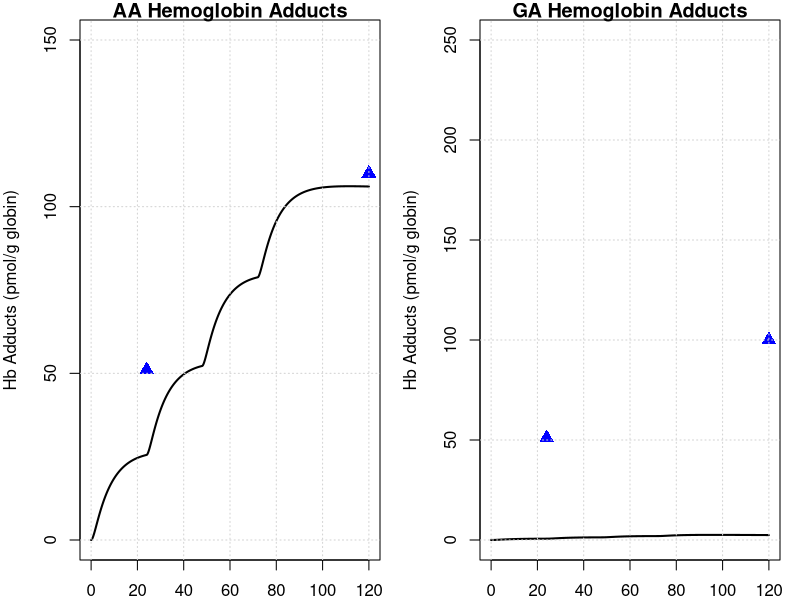

Write R code to recreate this figure.
library(deSolve) ; library(minpack.lm)
graphics.off()

# body weight in kg
BW = 70 
# fractions of BW
##https://journals.sagepub.com/doi/pdf/10.1177/ANIB_32_3-4
F_B = 0.079 
F_B_AB = 0.35 #fraction: arterial blood of blood volume

F_B_VB = 0.65 #fraction: venous blood of blood volume
F_Li = 0.026
F_Ki = 0.0044
F_T = 1-(F_B+F_Li+F_Ki)
# organ volumes in L
V_AB <- BW*F_B*F_B_AB 
V_VB <- BW*F_B*F_B_VB 

V_T <- BW*F_T
V_Ki <- BW*F_Ki
V_Li <- BW*F_Li

#mixed venous delay compartment volume
V_mix <- V_VB

# cardiac output in L/(kg*h)
##https://journals.sagepub.com/doi/pdf/10.1177/ANIB_32_3-4
QCC = 16        #12.5 # maybe 14 or 6.5 check?
Q_C = QCC*BW^0.75
#FQ_P = 2.5/100 Trine: We don't have a lung compartment in this model
FQ_Li = 0.255
FQ_Ki = 0.19 #total - there is also an aterial flow rate 
FQ_T = 1 -( FQ_Li + FQ_Ki) # +FQ_P) Trine: We don't have a lung compartment in this model
Q_Li <- Q_C*FQ_Li
Q_Ki <- Q_C*FQ_Ki
Q_T <- Q_C*FQ_T

MW_aa = 71   # mg/mmol
MW_ga = 87   # mg/mmol
MW_GSH = 307.32 # mg/mmol
k_0_GSH = 7   # from Sweeney paper.
MW_GSH = 307.32     # mg/mmol

# partition coefficient 
pAA_TB = .2        # Tissue::blood partition AA, Sweeney et al (2010) paper
pAA_KiB = 0.8      # Kidney::blood partition AA, Sweeney et al (2010) paper
pAA_LiB = 0.4      # liver::blood partition AA, Sweeney et al (2010) paper
# Maybe we said it earlier and these parameters are not sensitive to the model, but from which paper did you get the values of these partition coefs., 
# in the paper of Sweeney and of Li are different pAA_LiB = 0.4 and pAA_KiB = 0.8.

# reaction rate constants 
k_AAuptake = 1 #1/h

k_onAA_T = 0.028  #1/h     # we took it from Sweenney
k_onAA_B = 0.003 #0.036  #1/h # 0.036 h⁻¹ corresponds to tissue binding (KPBS1)in Sweeney, not blood
k_onAA_Li = 0.71 #1/h
k_onAA_Ki = 0.13 #1/h

# from 0.23 to 0.35
k_cl_GSH = 0.035   # 1/h   #  Reed et al. 2008 'A mathematical model of glutathione metabolism'
# doi:10.1186/1742-4682-5-8

# k_onAA_GSH = 0.55 # L/(mmol h)
# check, we do not use it any more.
k_exc_AAMA = 0.049  ## ##MK Furh et al. report on Elimination half-life of AAMA as ~17.4 h, then k_exc_AAMA=0.0398 h-1#
# 'Toxicokinetics of acrylamide in humans after ingestion of a defined dose in a test meal to improve risk assessment for acrylamide carcinogenicity'
# DOI: 10.1158/1055-9965.EPI-05-0647
# 0.049 #1/h or 0.13 # this will change the shape

# Maximum velocity for enzymatic reaction 
V_max_p450 = 0.5 * BW^0.7 #9 /MW_aa*BW^0.7  # mg/h  from Sweenney paper, checked!
# maximum rate of GA and AA conjugation with GSH (mg/(h BW^0.7))
Vmax_AA_GSH <- 22 * BW^0.7 #24*BW^0.7 # from the Sweeny  fitted   mg/h

# +++++++++++++++++++++++++++++++++++++++++++++++++++++++++++++++++
# PARAMETERS FOR GA
# +++++++++++++++++++++++++++++++++++++++++++++++++++++++++++++++++
# partition coefficient
pGA_TB = 1.35 # Have been calculated from the Doerge et al 2005 paper on TK in mice
pGA_LiB = 0.63 # Have been calculated from the Doerge et al 2005 paper on TK in mice
pGA_KiB = .3

#k_onGA_GSH = 0.8 #L/(mmol h)
k_onGA_T = 0.69        #1/h
k_onGA_B = 0.108       #1/h
k_onGA_Ki = k_onAA_T/2 #1/h
k_onGA_Li = 0.115      #1/h

k_exc_GAMA = 0.027   ##MK Furh et al. report on Elimination half-life of GAMA: ~25.1 hours, then k_exc_GAMA = 0.0276 h-1##  
# 0.077 #1/h  # or 0.027 # from sweeney # 
k_exc_GAOH = 0.077     # 1/h  # from sweeney
# (removed as no longer used) k_exc_GA <- .4         # 1/h Q_Ki*0.025

# Maximum velocity for enzymatic reaction 
V_max_EH = 20 *BW^0.7  
KM_p450 = 10.0
KM_EH = 100.0
# maximum rate of GA and AA conjugation with GSH (mg/(h BW^0.7))
Vmax_GA_GSH <- 20*BW^0.7 # from the Sweeny ( Vmax_GC2 )  fitted   mg/h

KMG1 = 100  # In Sweeney: KMG1 = 100 mg/L (human)  #50  #!Km with respect to AA for GSH conjugation mg/L (from Sweeny code) 
# Trine: This should be mg. Delete the term MW_aa
# Sweeney has this parameter for rats ans 100 mg/L why did you use this number and why divived by MW??

KMGG <- 0.1 * MW_GSH # In Sweeney: KMGG = 0.1 mM # .1/MW_GSH        # !KM with respect to GSH for AA or GA conjugation with GSH mmol/L. Trine: should be mg/L
####and that this is 307 mg/L #This comment is wrong ignore
KMG2 = 100  #!Km with respect to GA for GSH conjugation mM. Trine: This should be mg. Delete the term MW_aa
# The same comment as for KMG1

# from the code, not from paper
KPT_Li = 0.015    # !'protein turnover rate in liver'# this is confimred in the exp. values of Sweeney
KPT_Ki = 0.013    # !'protein turnover rate in kidney'# 1/h this is 0.012 in Sweeney, I guess its not much of difference
#KPTR   = 1        # !'protein turnover rate in rpt'# this is 0.012 in Li et.al
KPTS   = 0.0039   # !'protein turnover rate in spt'# and this they have it 0.0051 Sweeney and Li 0.0012 refering to Sweeney
KPTRB  = 0.00035  # (correct by Maria)    # !'protein turnover rate in rbc'# how did we get that?
KPTPL  = 0.012    # !'protein turnover rate in plasma'# Sweeney has 0.012 for this value

kpb_Li = 0.1    #!protein binding in liver
kpbk_ki = 0.08   #!protein binding in kidney
kpbr1 = 0.08  # !protein binding in rpt
kpbs1 = 0.08   #!protein binding in spt
kpbrb1 = 0.01 # !protein binding in rbc (hemoglobin binding)
kpbpl1 = 0.01   #!protein binding in plasma 
reactratio = 2.0  #!reactivity ratio with protein, AA/GA
kpb_Li_2 = kpb_Li/reactratio    #!protein binding in liver
kpbk2 = kpbk_ki/reactratio    #!protein binding in kidney
kpbr2 = kpbr1/reactratio    #!protein binding in rpt
kpbs2 = kpbs1/reactratio    #!protein binding in spt
kpbrb2 = kpbrb1/reactratio  #!protein binding in rbc (hemoglobin binding)
kpbpl2 = kpbpl1/reactratio  #!protein binding in plasma 

# +++++++++++++++++++++++++++++++++++++++++++++++++++++++++++++++++
# CORRECTED HB ADDUCT PARAMETERS
# +++++++++++++++++++++++++++++++++++++++++++++++++++++++++++++++++

# 2 Formation Constants (L/h)
K_FORM_AA_VAL =  7500  # !fmol AA-val/mg globin per mM AA-hr

K_FORM_GA_VAL <- 34000 # fmol GA-val/mg globin per mM GA-hr

# 3. Removal Constants (1/h)
# Adducts are removed with RBC turnover (Lifespan ~120 days)
# Should match KPTRB (Protein turnover in RBC)
K_REM_AA_VAL <- 0.000231 #AA-val adducts from RBC per hr
K_REM_GA_VAL <- 0.00231 #AA-val adducts from RBC per hr





# +++++++++++++++++++++++++++++++++++++++++++++++++++++++++++++++++
# create list of parameter
# +++++++++++++++++++++++++++++++++++++++++++++++++++++++++++++++++
params <- unlist(c(data.frame(pAA_TB, pAA_LiB, pAA_KiB,
                              pGA_TB, pGA_LiB, pGA_KiB,
                              k_onAA_T, k_onAA_B, k_onAA_Li,  k_onAA_Ki,
                              k_onGA_T, k_onGA_B, k_onGA_Li, k_onGA_Ki, 
                              k_exc_AAMA, k_exc_GAMA,
                              k_cl_GSH, V_max_p450, KM_p450, V_max_EH, KM_EH,
                              k_AAuptake)
))
yini <- c(m_AA_AB = 0.0, m_GA_AB = 0.0,      
          m_AA_VB = 0.0, m_GA_VB = 0.0,
          m_AA_mix = 0.0,   # AA amount in mixed venous delay compartment (mg)
          m_GA_mix = 0.0,   # GA amount in mixed venous delay compartment (mg)
          m_AA_Ki = 0.0, m_GA_Ki = 0.0, m_AA_dose = 0 ,
          m_AA_Li = 0.0, m_AAMA = 0.0, 
          m_GA_Li = 0.0, a_pb_GA_Li = 0.0,
          m_GAMA  = 0.0,       
          m_GSH_Li = k_0_GSH * V_Li * MW_GSH, 
          m_AA_T = 0.0, m_GA_T = 0.0,     m_GAOH = 0.0, 
          a_pb_AA_Ki = 0,  a_pb_AA_Li = 0,
          a_pb_GA_Ki = 0, a_pb_AA_T = 0, 
          a_pb_GA_T = 0,
          m_AA_Hb = 0.0,   # <-- AA-hemoglobin adduct (fmol adducts per mg globin)
          m_GA_Hb = 0.0    # <-- GA-hemoglobin adduct (fmol adducts per mg globin)
)
# ++++++++++++++++++++++++++++++++++++++++++++++++++++++++++++++++++
# PBPK model for Acrylamide (AA) with GA and mass-balance diagnostics
# ++++++++++++++++++++++++++++++++++++++++++++++++++++++++++++++++++
PBPKmodelAA <- function(t, state, parameter) {
  with(as.list(c(t, state, parameter)), {
    
    #----#---#  Model for AA  #---#---#
    # concentrations blood in the organs in mg/L
    c_AA_AB <- m_AA_AB / V_AB
    c_AA_VB <- m_AA_VB / V_VB
    c_AA_mix <- m_AA_mix / V_mix   # mixed compartment
    c_AA_T  <- m_AA_T  / V_T
    c_AA_Li <- m_AA_Li / V_Li   
    c_AA_Ki <- m_AA_Ki / V_Ki
    
    c_GSH_Li <- m_GSH_Li / V_Li
    
    # units checked -> mg/h
    dm_AA_dose <- - k_AAuptake * m_AA_dose
    
    # units checked -> mg/h
    # Arterial blood
    dm_AA_AB <- Q_C * (c_AA_VB - c_AA_AB) - k_onAA_B * c_AA_AB * V_AB
    
    # Mixed venous delay compartment: receives tissue outflows
    dm_AA_mix <- Q_T  * (c_AA_T  / pAA_TB) +
      Q_Li * (c_AA_Li / pAA_LiB) +
      Q_Ki * (c_AA_Ki / pAA_KiB) -
      Q_C  * c_AA_mix
    
    # Venous blood: receives flow from mixed compartment
    dm_AA_VB <- Q_C * (c_AA_mix - c_AA_VB) - k_onAA_B * c_AA_VB * V_VB
    
    # !terminal valine hemoglobin adducts
    # we define m_AA_Hb in unit as "fmol adducts per mg globin"
    dm_AA_Hb <- K_FORM_AA_VAL * (c_AA_VB / MW_aa) - K_REM_AA_VAL * m_AA_Hb
    
    
    
    
    # Kidney
    dm_AA_Ki <- Q_Ki * c_AA_AB - Q_Ki * (c_AA_Ki / pAA_KiB) - k_onAA_Ki * m_AA_Ki
    # protein turnover AA in Kidney
    da_pb_AA_Ki <- kpbk_ki * m_AA_Ki - a_pb_AA_Ki * KPT_Ki
    
    # liver metabolism (AA -> GA via P450 and AA -> AAMA via GSH conjugation)
    metAA_GSH  <- Vmax_AA_GSH * c_AA_Li * c_GSH_Li / ((KMG1 + c_AA_Li) * (KMGG + c_GSH_Li))
    metAA_P450 <- V_max_p450 * c_AA_Li / (KM_p450 + c_AA_Li)
    
    # Liver mass balance for AA
    dm_AA_Li <- Q_Li * (c_AA_AB - c_AA_Li / pAA_LiB) + k_AAuptake * m_AA_dose -
      k_onAA_Li * m_AA_Li - metAA_P450 - metAA_GSH
    # protein turnover AA in Liver
    da_pb_AA_Li <- kpb_Li * m_AA_Li - a_pb_AA_Li * KPT_Li
    
    # Tissue
    dm_AA_T <- Q_T * (c_AA_AB - c_AA_T / pAA_TB) - k_onAA_T * m_AA_T
    # protein turnover AA in Tissue
    da_pb_AA_T <- kpbs1 * m_AA_T - a_pb_AA_T * KPTS
    
    # Urine / metabolite AAMA (from AA via GSH conjugation)
    dm_AAMA <- metAA_GSH - m_AAMA * k_exc_AAMA
    
    
    ########################################################################################
    #-GA-#-GA-#  Model for GA  #-GA-#-GA-#    
    # concentrations blood in the organs in mg/L
    c_GA_AB <- m_GA_AB / V_AB
    c_GA_VB <- m_GA_VB / V_VB
    c_GA_T  <- m_GA_T  / V_T
    c_GA_Li <- m_GA_Li / V_Li
    c_GA_Ki <- m_GA_Ki / V_Ki
    c_GA_mix <- m_GA_mix / V_mix   # mixed compartment
    
    
    # Blood
    dm_GA_AB <- Q_C * (c_GA_VB - c_GA_AB) - k_onGA_B * m_GA_AB
    
    # Mixed venous delay compartment: receives tissue outflows
    dm_GA_mix <- Q_T  * (c_GA_T  / pGA_TB) +
      Q_Li * (c_GA_Li / pGA_LiB) +
      Q_Ki * (c_GA_Ki / pGA_KiB) -
      Q_C  * c_GA_mix
    
    # Venous blood: receives flow from mixed compartment
    dm_GA_VB <- Q_C * (c_GA_mix - c_GA_VB) - k_onGA_B * c_GA_VB * V_VB
    
    # hemoglobin
    dm_GA_Hb <- K_FORM_GA_VAL * ( c_GA_VB / MW_ga ) - K_REM_GA_VAL * m_GA_Hb
    
    
    
    # Kidney
    dm_GA_Ki <- Q_Ki * c_GA_AB - Q_Ki * (c_GA_Ki / pGA_KiB) - k_onGA_Ki * m_GA_Ki
    da_pb_GA_Ki <- kpbk_ki * m_GA_Ki - a_pb_GA_Ki * KPT_Ki
    
    # Liver metabolism for GA (and formation from AA via p450)
    metGA_GSH <- Vmax_GA_GSH * c_GSH_Li * c_GA_Li / ((c_GA_Li + KMG2) * (c_GSH_Li + KMGG))
    metGA_EH  <- V_max_EH  * c_GA_Li / (KM_EH + c_GA_Li)
    
    dm_GA_Li <- Q_Li * (c_GA_AB - c_GA_Li / pGA_LiB) - k_onGA_Li * m_GA_Li +
      metAA_P450 - metGA_GSH - metGA_EH
    # protein turnover GA in Liver
    da_pb_GA_Li <- kpb_Li_2 * m_GA_Li - a_pb_GA_Li * KPT_Li
    
    # GA metabolites (excretable)
    dm_GAMA  <- metGA_GSH - m_GAMA * k_exc_GAMA
    dm_GAOH  <- metGA_EH  - m_GAOH * k_exc_GAOH
    
    # Tissue
    dm_GA_T <- Q_T * (c_GA_AB - c_GA_T / pGA_TB) - k_onGA_T * m_GA_T
    da_pb_GA_T <- kpbs2 * m_GA_T - a_pb_GA_T * KPTS
    
    # GSH pool in liver (consumed by both AA and GA conjugation) # correction of the eqs.
    # earlier eq. 'production − clearance − consumption' 
    #This eq. 'GSH self-corrects to baseline, matches physiology, from Sweeney
    dm_GSH_Li <- k_cl_GSH * (k_0_GSH * V_Li * MW_GSH - m_GSH_Li) - metAA_GSH - metGA_GSH
    
    
    
    
    # -------------------------------------------------------------------------
    # Mass-balance diagnostics (do not change dynamics; returned as named outputs)
    # Total mass pools (AA, GA, and combined AA+GA + metabolites)
    total_AA_mass <- m_AA_AB + m_AA_VB + m_AA_T + m_AA_Li + m_AA_Ki + m_AAMA
    total_GA_mass <- m_GA_AB + m_GA_VB + m_GA_T + m_GA_Li + m_GA_Ki + m_GAMA + m_GAOH
    
    # Rate of change of total AA (sum of AA derivatives)
    dm_total_AA <- dm_AA_dose + dm_AA_AB + dm_AA_VB + dm_AA_T + dm_AA_Li + dm_AA_Ki + dm_AAMA
    # Rate of change of total GA (sum of GA derivatives)
    dm_total_GA <- dm_GA_AB + dm_GA_VB + dm_GA_T + dm_GA_Li + dm_GA_Ki + dm_GAMA + dm_GAOH
    
    # Combined pool derivative (AA + GA + excretable metabolites)
    combined_deriv <- dm_total_AA + dm_total_GA
    
    # Total excretion (rate at which mass leaves the modeled system)
    total_excretion_rate <- m_AAMA * k_exc_AAMA + m_GAMA * k_exc_GAMA + m_GAOH * k_exc_GAOH
    
    # For perfect mass conservation: combined_deriv + total_excretion_rate should be ~ 0
    # (because conversions AA->GA are internal transfers; only excretion removes mass)
    mass_balance_residual <- combined_deriv + total_excretion_rate
    
    # Flow/volume diagnostics
    flow_residual <- Q_C - (Q_T + Q_Li + Q_Ki)   # if non-zero, flows don't sum to cardiac output
    volume_sum    <- V_AB + V_VB + V_T + V_Li + V_Ki  # check if sum matches expected total blood/tissue volume
    
    # -------------------------------------------------------------------------
    # Return: first element must be vector of derivatives (in the same order as `state`)
    derivs <- c(
      dm_AA_AB,    dm_GA_AB,   
      dm_AA_VB,    dm_GA_VB,
      dm_AA_mix,         dm_GA_mix,
      dm_AA_Ki,    dm_GA_Ki,   dm_AA_dose,
      dm_AA_Li,    dm_AAMA,
      dm_GA_Li,    da_pb_GA_Li, dm_GAMA,
      dm_GSH_Li,   dm_AA_T,     dm_GA_T,
      dm_GAOH,
      da_pb_AA_Ki, da_pb_AA_Li,
      da_pb_GA_Ki, da_pb_AA_T, 
      da_pb_GA_T,
      dm_AA_Hb ,   # <-- AA-hemoglobin adduct
      dm_GA_Hb     # <-- GA-hemoglobin adduct
    )
    
    # Named diagnostics returned as additional items (deSolve will include them in output)
    return(list(    derivs,
      total_AA_mass = total_AA_mass,
      total_GA_mass = total_GA_mass,
      combined_total_mass = total_AA_mass + total_GA_mass,
      dm_total_AA = dm_total_AA,
      dm_total_GA = dm_total_GA,
      combined_deriv = combined_deriv,
      total_excretion_rate = total_excretion_rate,
      mass_balance_residual = mass_balance_residual,
      flow_residual = flow_residual,
      volume_sum = volume_sum
    ))
  })
}
PBPKmodelAA <- compiler::cmpfun(PBPKmodelAA)

# ++++++++++++++++++++++++++++++++++++++++++++++++++++++++++++++++++
# manual readout from Vikstrom 2011 InVitroAcrylamide
# ++++++++++++++++++++++++++++++++++++++++++++++++++++++++++++++++++

n_days = 5  # simulate for 5 days
times <- seq(from = 0, to = n_days * 24   , by = 0.1)
diet <- data.frame(var = "m_AA_dose", method = "add",   #  24* c(0:(n_days/2))
                   time = c(0, 24, 48, 72 ),  value = 11 *BW /1000 ) #  0.5 *BW /1000   # dose of 0.05 microg/kg bw
out <- ode(y = yini, times = times, func = PBPKmodelAA, parms = params, events = list(data = diet))


par(mfrow=c(1,2),mar=c(2,4,1,1))
# plot for hemoglobin adducts AA 
plot(out[,'time'], 
     out[,'m_AA_Hb'], # * conv_factor_AA ,  # 6.53×10^6
     type = 'l', lwd=2,  xlab = 'Time (hours)',    ylab = 'Hb Adducts (pmol/g globin)', 
     main = 'AA Hemoglobin Adducts',    ylim = c(0, 150)) # Adjusted ylim to typical range (0-150)
# Add reference points (ensure these values are also in pmol/g globin)
points(c(24, 120), c(51, 110), col="blue", cex = 1.5, pch = 17) ; grid()

plot(out[,'time'],  out[,'m_GA_Hb'], # * conv_factor_AA ,  # 6.53×10^6
     type = 'l', lwd=2,  xlab = 'Time (hours)',    ylab = 'Hb Adducts (pmol/g globin)', 
     main = 'GA Hemoglobin Adducts',    ylim = c(0, 250)) # Adjusted ylim to typical range (0-150)
# Add reference points (ensure these values are also in pmol/g globin)
points(c(24, 120), c(51, 100), col="blue", cex = 1.5, pch = 17) ; grid()
